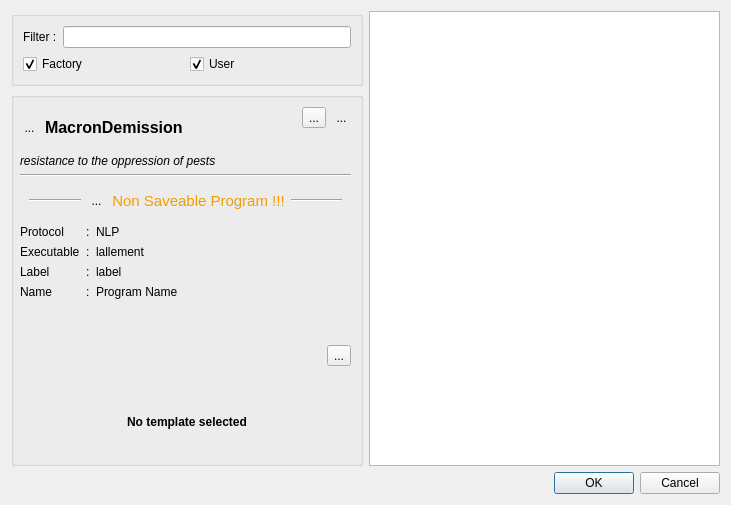
<?xml version="1.0" encoding="UTF-8"?>
<ui version="4.0">
 <class>DialogAddApplication</class>
 <widget class="QDialog" name="DialogAddApplication">
  <property name="windowModality">
   <enum>Qt::NonModal</enum>
  </property>
  <property name="geometry">
   <rect>
    <x>0</x>
    <y>0</y>
    <width>731</width>
    <height>505</height>
   </rect>
  </property>
  <property name="windowTitle">
   <string>Add Application</string>
  </property>
  <property name="modal">
   <bool>false</bool>
  </property>
  <layout class="QVBoxLayout" name="verticalLayout">
   <item>
    <layout class="QHBoxLayout" name="horizontalLayout_3">
     <item>
      <layout class="QVBoxLayout" name="verticalLayout_2">
       <item>
        <widget class="QGroupBox" name="groupBox">
         <property name="sizePolicy">
          <sizepolicy hsizetype="Preferred" vsizetype="Fixed">
           <horstretch>0</horstretch>
           <verstretch>0</verstretch>
          </sizepolicy>
         </property>
         <property name="title">
          <string/>
         </property>
         <layout class="QVBoxLayout" name="verticalLayout_3">
          <item>
           <layout class="QHBoxLayout" name="horizontalLayout_2">
            <item>
             <widget class="QLabel" name="label">
              <property name="text">
               <string>Filter :</string>
              </property>
             </widget>
            </item>
            <item>
             <widget class="OpenSessionFilterBar" name="filterBar"/>
            </item>
           </layout>
          </item>
          <item>
           <layout class="QHBoxLayout" name="horizontalLayout">
            <item>
             <widget class="QCheckBox" name="checkBoxFactory">
              <property name="layoutDirection">
               <enum>Qt::LeftToRight</enum>
              </property>
              <property name="text">
               <string>Factory</string>
              </property>
              <property name="checked">
               <bool>true</bool>
              </property>
             </widget>
            </item>
            <item>
             <widget class="QCheckBox" name="checkBoxUser">
              <property name="text">
               <string>User</string>
              </property>
              <property name="checked">
               <bool>true</bool>
              </property>
             </widget>
            </item>
           </layout>
          </item>
         </layout>
        </widget>
       </item>
       <item>
        <widget class="QGroupBox" name="groupBox_2">
         <property name="title">
          <string/>
         </property>
         <layout class="QVBoxLayout" name="verticalLayout_4">
          <property name="spacing">
           <number>6</number>
          </property>
          <property name="leftMargin">
           <number>0</number>
          </property>
          <property name="topMargin">
           <number>0</number>
          </property>
          <property name="rightMargin">
           <number>0</number>
          </property>
          <property name="bottomMargin">
           <number>0</number>
          </property>
          <item>
           <widget class="QWidget" name="widgetTemplateInfos" native="true">
            <property name="styleSheet">
             <string notr="true"/>
            </property>
            <layout class="QVBoxLayout" name="verticalLayout_6">
             <property name="leftMargin">
              <number>6</number>
             </property>
             <item>
              <layout class="QHBoxLayout" name="horizontalLayout_4">
               <item>
                <widget class="fakeToolButton" name="toolButtonIcon">
                 <property name="styleSheet">
                  <string notr="true">QToolButton{border:none}</string>
                 </property>
                 <property name="text">
                  <string>...</string>
                 </property>
                 <property name="icon">
                  <iconset theme="application-pdf">
                   <normaloff>.</normaloff>.</iconset>
                 </property>
                 <property name="iconSize">
                  <size>
                   <width>64</width>
                   <height>64</height>
                  </size>
                 </property>
                </widget>
               </item>
               <item>
                <widget class="QLabel" name="labelTemplateName">
                 <property name="font">
                  <font>
                   <pointsize>12</pointsize>
                   <weight>75</weight>
                   <bold>true</bold>
                  </font>
                 </property>
                 <property name="text">
                  <string>MacronDemission</string>
                 </property>
                </widget>
               </item>
               <item>
                <spacer name="horizontalSpacer">
                 <property name="orientation">
                  <enum>Qt::Horizontal</enum>
                 </property>
                 <property name="sizeHint" stdset="0">
                  <size>
                   <width>40</width>
                   <height>20</height>
                  </size>
                 </property>
                </spacer>
               </item>
               <item>
                <layout class="QVBoxLayout" name="verticalLayout_8">
                 <item>
                  <layout class="QHBoxLayout" name="horizontalLayout_5">
                   <item>
                    <widget class="QToolButton" name="toolButtonUser">
                     <property name="styleSheet">
                      <string notr="true">QToolButton::menu-indicator{ image: url(none.jpg);}\nQToolButton {border: none}</string>
                     </property>
                     <property name="text">
                      <string>...</string>
                     </property>
                     <property name="icon">
                      <iconset resource="../resources.qrc">
                       <normaloff>:/scalable/breeze/im-user.svg</normaloff>:/scalable/breeze/im-user.svg</iconset>
                     </property>
                     <property name="iconSize">
                      <size>
                       <width>22</width>
                       <height>22</height>
                      </size>
                     </property>
                     <property name="popupMode">
                      <enum>QToolButton::InstantPopup</enum>
                     </property>
                    </widget>
                   </item>
                   <item>
                    <widget class="favoriteToolButton" name="toolButtonFavorite">
                     <property name="toolTip">
                      <string>&lt;html&gt;&lt;head/&gt;&lt;body&gt;&lt;p&gt;Add this template to favorites / Remove this template from favorites&lt;/p&gt;&lt;/body&gt;&lt;/html&gt;</string>
                     </property>
                     <property name="styleSheet">
                      <string notr="true">QToolButton {border: none}</string>
                     </property>
                     <property name="text">
                      <string>...</string>
                     </property>
                     <property name="icon">
                      <iconset resource="../resources.qrc">
                       <normaloff>:/scalable/breeze/draw-star.svg</normaloff>:/scalable/breeze/draw-star.svg</iconset>
                     </property>
                     <property name="iconSize">
                      <size>
                       <width>22</width>
                       <height>22</height>
                      </size>
                     </property>
                    </widget>
                   </item>
                  </layout>
                 </item>
                 <item>
                  <spacer name="verticalSpacer_3">
                   <property name="orientation">
                    <enum>Qt::Vertical</enum>
                   </property>
                   <property name="sizeType">
                    <enum>QSizePolicy::Maximum</enum>
                   </property>
                   <property name="sizeHint" stdset="0">
                    <size>
                     <width>20</width>
                     <height>20</height>
                    </size>
                   </property>
                  </spacer>
                 </item>
                </layout>
               </item>
              </layout>
             </item>
             <item>
              <widget class="QLabel" name="labelDescription">
               <property name="font">
                <font>
                 <italic>true</italic>
                </font>
               </property>
               <property name="text">
                <string>resistance to the oppression of pests</string>
               </property>
               <property name="wordWrap">
                <bool>true</bool>
               </property>
              </widget>
             </item>
             <item>
              <widget class="Line" name="line">
               <property name="orientation">
                <enum>Qt::Horizontal</enum>
               </property>
              </widget>
             </item>
             <item>
              <widget class="QWidget" name="widgetNonSaveable" native="true">
               <layout class="QHBoxLayout" name="horizontalLayout_7">
                <item>
                 <widget class="Line" name="line_3">
                  <property name="orientation">
                   <enum>Qt::Horizontal</enum>
                  </property>
                 </widget>
                </item>
                <item>
                 <widget class="fakeToolButton" name="toolButtonNoSave">
                  <property name="styleSheet">
                   <string notr="true">QToolButton{border:none}</string>
                  </property>
                  <property name="text">
                   <string>...</string>
                  </property>
                  <property name="icon">
                   <iconset resource="../resources.qrc">
                    <normaloff>:/scalable/breeze/document-nosave.svg</normaloff>:/scalable/breeze/document-nosave.svg</iconset>
                  </property>
                  <property name="iconSize">
                   <size>
                    <width>32</width>
                    <height>32</height>
                   </size>
                  </property>
                 </widget>
                </item>
                <item>
                 <widget class="QLabel" name="label_2">
                  <property name="font">
                   <font>
                    <pointsize>11</pointsize>
                    <weight>50</weight>
                    <bold>false</bold>
                    <underline>false</underline>
                    <strikeout>false</strikeout>
                    <kerning>true</kerning>
                   </font>
                  </property>
                  <property name="styleSheet">
                   <string notr="true">QLabel{color:#f19d02}</string>
                  </property>
                  <property name="text">
                   <string>Non Saveable Program !!!</string>
                  </property>
                  <property name="alignment">
                   <set>Qt::AlignCenter</set>
                  </property>
                 </widget>
                </item>
                <item>
                 <widget class="Line" name="line_2">
                  <property name="orientation">
                   <enum>Qt::Horizontal</enum>
                  </property>
                 </widget>
                </item>
               </layout>
              </widget>
             </item>
             <item>
              <layout class="QGridLayout" name="gridLayoutInfos">
               <item row="3" column="1">
                <widget class="QLabel" name="labelProtocolColon">
                 <property name="sizePolicy">
                  <sizepolicy hsizetype="Fixed" vsizetype="Preferred">
                   <horstretch>0</horstretch>
                   <verstretch>0</verstretch>
                  </sizepolicy>
                 </property>
                 <property name="text">
                  <string>:</string>
                 </property>
                </widget>
               </item>
               <item row="3" column="0">
                <widget class="QLabel" name="labelProtocolTitle">
                 <property name="text">
                  <string>Protocol</string>
                 </property>
                </widget>
               </item>
               <item row="4" column="0">
                <widget class="QLabel" name="label_8">
                 <property name="sizePolicy">
                  <sizepolicy hsizetype="Fixed" vsizetype="Preferred">
                   <horstretch>0</horstretch>
                   <verstretch>0</verstretch>
                  </sizepolicy>
                 </property>
                 <property name="text">
                  <string>Executable</string>
                 </property>
                </widget>
               </item>
               <item row="4" column="1">
                <widget class="QLabel" name="label_12">
                 <property name="sizePolicy">
                  <sizepolicy hsizetype="Fixed" vsizetype="Preferred">
                   <horstretch>0</horstretch>
                   <verstretch>0</verstretch>
                  </sizepolicy>
                 </property>
                 <property name="text">
                  <string>:</string>
                 </property>
                </widget>
               </item>
               <item row="5" column="2" colspan="2">
                <widget class="QLabel" name="labelLabel">
                 <property name="text">
                  <string>label</string>
                 </property>
                </widget>
               </item>
               <item row="5" column="0">
                <widget class="QLabel" name="labelLabelTitle">
                 <property name="text">
                  <string>Label</string>
                 </property>
                </widget>
               </item>
               <item row="5" column="1">
                <widget class="QLabel" name="labelLabelColon">
                 <property name="sizePolicy">
                  <sizepolicy hsizetype="Fixed" vsizetype="Preferred">
                   <horstretch>0</horstretch>
                   <verstretch>0</verstretch>
                  </sizepolicy>
                 </property>
                 <property name="text">
                  <string>:</string>
                 </property>
                </widget>
               </item>
               <item row="4" column="2" colspan="2">
                <widget class="QLabel" name="labelExecutable">
                 <property name="text">
                  <string>lallement</string>
                 </property>
                </widget>
               </item>
               <item row="3" column="2" colspan="2">
                <widget class="QLabel" name="labelProtocol">
                 <property name="text">
                  <string>NLP</string>
                 </property>
                </widget>
               </item>
               <item row="6" column="0">
                <widget class="QLabel" name="labelNameTitle">
                 <property name="text">
                  <string>Name</string>
                 </property>
                </widget>
               </item>
               <item row="6" column="1">
                <widget class="QLabel" name="labelNameColon">
                 <property name="text">
                  <string>:</string>
                 </property>
                </widget>
               </item>
               <item row="6" column="2" colspan="2">
                <widget class="QLabel" name="labelName">
                 <property name="text">
                  <string>Program Name</string>
                 </property>
                </widget>
               </item>
              </layout>
             </item>
             <item>
              <spacer name="verticalSpacer_4">
               <property name="orientation">
                <enum>Qt::Vertical</enum>
               </property>
               <property name="sizeType">
                <enum>QSizePolicy::Expanding</enum>
               </property>
               <property name="sizeHint" stdset="0">
                <size>
                 <width>20</width>
                 <height>40</height>
                </size>
               </property>
              </spacer>
             </item>
             <item>
              <layout class="QHBoxLayout" name="horizontalLayout_6">
               <item>
                <spacer name="horizontalSpacer_2">
                 <property name="orientation">
                  <enum>Qt::Horizontal</enum>
                 </property>
                 <property name="sizeHint" stdset="0">
                  <size>
                   <width>40</width>
                   <height>20</height>
                  </size>
                 </property>
                </spacer>
               </item>
               <item>
                <widget class="QToolButton" name="toolButtonAdvanced">
                 <property name="toolTip">
                  <string>&lt;html&gt;&lt;head/&gt;&lt;body&gt;&lt;p&gt;Get more informations on this template.&lt;/p&gt;&lt;/body&gt;&lt;/html&gt;</string>
                 </property>
                 <property name="text">
                  <string>...</string>
                 </property>
                 <property name="icon">
                  <iconset theme="dialog-information">
                   <normaloff>.</normaloff>.</iconset>
                 </property>
                </widget>
               </item>
              </layout>
             </item>
            </layout>
           </widget>
          </item>
          <item>
           <widget class="QWidget" name="widgetNoTemplate" native="true">
            <property name="styleSheet">
             <string notr="true"/>
            </property>
            <layout class="QVBoxLayout" name="verticalLayout_7">
             <item>
              <spacer name="verticalSpacerTopInfos">
               <property name="orientation">
                <enum>Qt::Vertical</enum>
               </property>
               <property name="sizeType">
                <enum>QSizePolicy::Expanding</enum>
               </property>
               <property name="sizeHint" stdset="0">
                <size>
                 <width>20</width>
                 <height>40</height>
                </size>
               </property>
              </spacer>
             </item>
             <item>
              <widget class="QLabel" name="labelNoTemplate">
               <property name="font">
                <font>
                 <weight>75</weight>
                 <bold>true</bold>
                 <underline>false</underline>
                </font>
               </property>
               <property name="text">
                <string>No template selected</string>
               </property>
               <property name="alignment">
                <set>Qt::AlignCenter</set>
               </property>
              </widget>
             </item>
             <item>
              <spacer name="verticalSpacer">
               <property name="orientation">
                <enum>Qt::Vertical</enum>
               </property>
               <property name="sizeHint" stdset="0">
                <size>
                 <width>20</width>
                 <height>40</height>
                </size>
               </property>
              </spacer>
             </item>
            </layout>
           </widget>
          </item>
         </layout>
        </widget>
       </item>
      </layout>
     </item>
     <item>
      <widget class="QListWidget" name="templateList">
       <property name="alternatingRowColors">
        <bool>false</bool>
       </property>
       <property name="sortingEnabled">
        <bool>true</bool>
       </property>
      </widget>
     </item>
    </layout>
   </item>
   <item>
    <widget class="QDialogButtonBox" name="buttonBox">
     <property name="enabled">
      <bool>true</bool>
     </property>
     <property name="orientation">
      <enum>Qt::Horizontal</enum>
     </property>
     <property name="standardButtons">
      <set>QDialogButtonBox::Cancel|QDialogButtonBox::Ok</set>
     </property>
    </widget>
   </item>
  </layout>
 </widget>
 <customwidgets>
  <customwidget>
   <class>OpenSessionFilterBar</class>
   <extends>QLineEdit</extends>
   <header>surclassed_widgets</header>
  </customwidget>
  <customwidget>
   <class>favoriteToolButton</class>
   <extends>QToolButton</extends>
   <header>surclassed_widgets</header>
  </customwidget>
  <customwidget>
   <class>fakeToolButton</class>
   <extends>QToolButton</extends>
   <header>surclassed_widgets</header>
  </customwidget>
 </customwidgets>
 <resources>
  <include location="../resources.qrc"/>
 </resources>
 <connections>
  <connection>
   <sender>buttonBox</sender>
   <signal>accepted()</signal>
   <receiver>DialogAddApplication</receiver>
   <slot>accept()</slot>
   <hints>
    <hint type="sourcelabel">
     <x>248</x>
     <y>254</y>
    </hint>
    <hint type="destinationlabel">
     <x>157</x>
     <y>274</y>
    </hint>
   </hints>
  </connection>
  <connection>
   <sender>buttonBox</sender>
   <signal>rejected()</signal>
   <receiver>DialogAddApplication</receiver>
   <slot>reject()</slot>
   <hints>
    <hint type="sourcelabel">
     <x>316</x>
     <y>260</y>
    </hint>
    <hint type="destinationlabel">
     <x>286</x>
     <y>274</y>
    </hint>
   </hints>
  </connection>
 </connections>
</ui>
